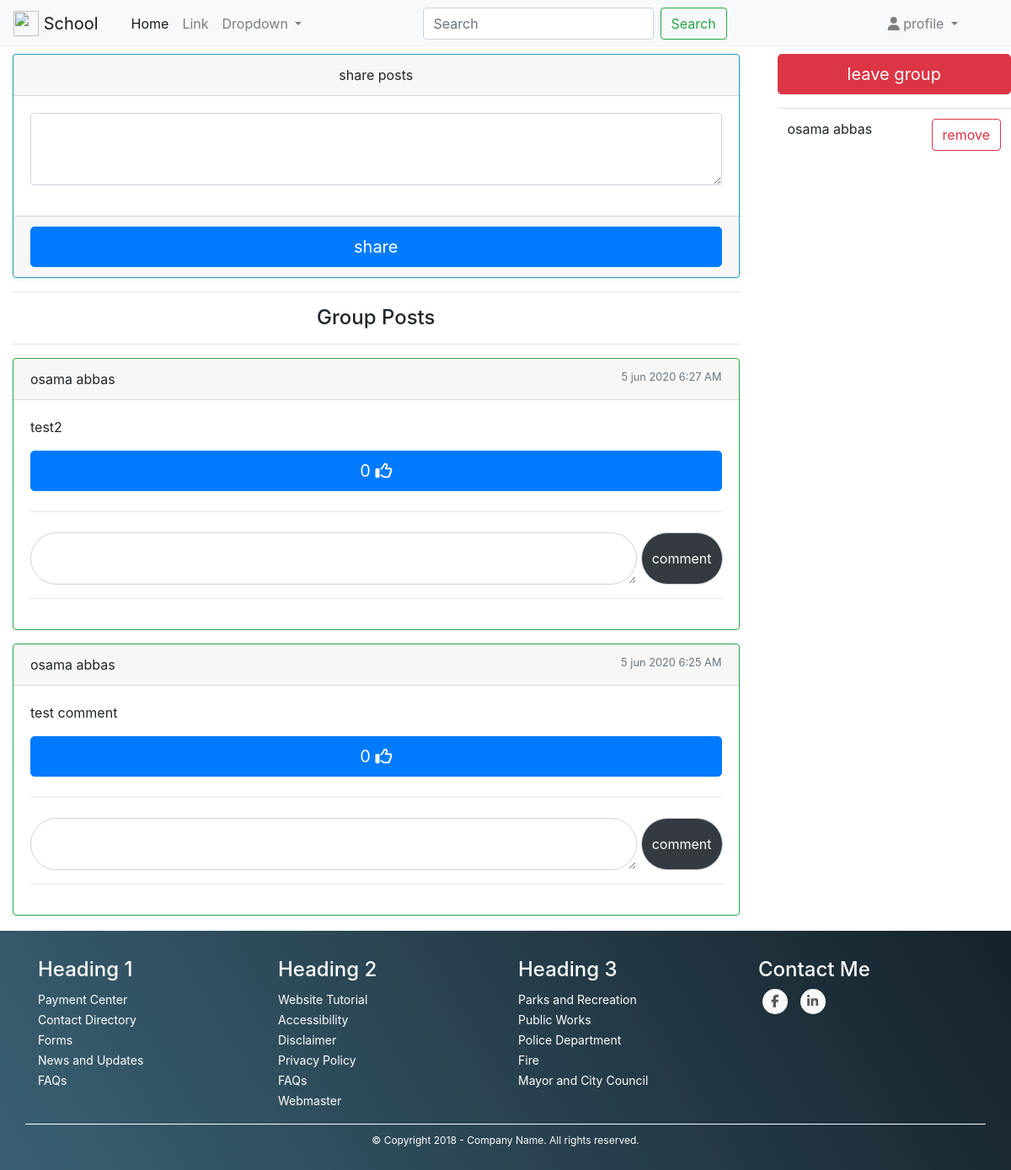
Screenshot of /group/details/otest5/ (signed in) with the database file from the repository.
### posts/models.py (models this page shows, shortened)
class Post(models.Model):
    user = models.ForeignKey(User, on_delete=models.CASCADE)
    group = models.ForeignKey(Group, on_delete=models.CASCADE)
    likes = models.ManyToManyField(User, related_name='likes', blank=True)
    content = models.TextField(verbose_name='post')
    created_at = models.DateTimeField(auto_now_add=True)

### groups/views.py (the view)
# urls.py: path('details/<slug>/', views.group_details, name='group_details'),
@login_required
def group_details(request, slug):
    group = get_object_or_404(Group, slug=slug)
    if request.user not in group.members.all():
        messages.warning(request, 'the group private for members only')
        return redirect('/')
    else:
        if request.method == 'POST':
            post_like = request.POST.get('post_like')
            post_dislike = request.POST.get('post_dislike')
            post_form = PostForm(request.POST)
            post_content = request.POST.get('content')
            comment_form = CommentForm(request.POST)
            try:
                post_id = request.POST.get('post_id')
                the_comment = request.POST.get('comment')
                the_post = Post.objects.get(id=post_id)
            except:
                pass
            if post_form.is_valid():
                post = post_form.save(commit=False)
                post.user = request.user
                post.group = group
                post.content = post_content
                post.save()
                return redirect('groups:group_details', group.slug)
            elif comment_form.is_valid():
                comment = comment_form.save(commit=False)
                comment.post = the_post
                comment.user = request.user
                comment.comment = the_comment
                comment.save()
            elif post_like:
                post = get_object_or_404(Post, id=post_like)
                post.likes.add(request.user)
            elif post_dislike:
                post = get_object_or_404(Post, id=post_dislike)
                post.likes.remove(request.user)
    posts = Post.objects.filter(group=group).order_by('-created_at')
    post_form = PostForm()
    template_name = 'groups/group_details.html'
    context = {
        'group': group,
        'post_form': post_form,
        'posts': posts
    }
    return render(request, template_name, context)

### posts/forms.py
class PostForm(forms.ModelForm):
    class Meta:
        model = Post
        fields = ('content',)

### groups/templates/groups/group_details.html (shortened to what this page needs)
{% extends 'base.html' %}
{% load bootstrap4 %}
{% block content %}
<div class="row">
      <div class="col-12 col-md-9">
        <div class="container mt-2">
            <form method='post'>
                <div class="card text-center shadow-sm p-3 mb-5 bg-white rounded border border-info">
                    <div class="card-header">
                        share posts
                    </div>
                    <div class="card-body">
                        <div class="form-group">
                        <textarea class="form-control" id="exampleFormControlTextarea1" name='content' rows="3"></textarea>
                        </div>
                    </div>
                    <div class="card-footer text-muted">
                        <button type="submit" class="btn btn-primary btn-lg btn-block" name="button"> share </button>
                    </div>
                </div>
            </form>
            <hr>
              <h4 class="text-center"> Group Posts </h4>
            <hr>
            {% for post in posts %}
                <div class="card border border-success mb-3">
                    <div class="card-header">
                        {{ post.user.first_name }} {{ post.user.last_name }} <small class="text-muted float-right">{{ post.created_at|date:"j b Y  g:i A" }}</small>
                    </div>
                    <div class="card-body">
                        <p class="card-text"> {{ post.content }}</p>
                        {% if request.user in post.likes.all %}
                            <form method='post'>
                                {% csrf_token %}
                                <input type="text" value="{{ post.id }}" name ='post_dislike' hidden>
                                <button type="submit" class="btn btn-danger btn-lg btn-block">{{ post.likes.count }}  <i class="fas fa-thumbs-down"></i></button>
                            </form>
                        {% else %}
                            <form method='post'>
                                <button type="submit" class="btn btn-primary btn-lg btn-block">{{ post.likes.count }}  <i class="far fa-thumbs-up"></i></button>
                            </form>
                        {% endif %}
                        <hr class="my-4">
                        <form method='post'>
                            <div class="input-group">
                                <textarea class="form-control rounded-pill" name="comment" aria-label="With textarea"></textarea> &nbsp;
                                <div class="input-group-prepend">
                                <button type="submit" class="input-group-text rounded-pill badge-dark" name="button"> comment</button>
                                </div>
                            </div>
                        </form>
                        <hr>
                    </div>
                </div>
            {% endfor %}
        </div>
      </div>
      <div class="col-12 col-md-3">
        <a href="{% url 'groups:leave_group' group.slug %}" class="btn btn-danger btn-lg btn-block mt-2">leave group</a>
        <table class="table table-hover mt-3">
          <tbody>
            {% for member in group.members.all %}
                <tr>
                <td colspan="2">{{ member.first_name }} {{ member.last_name }}</td>
                {% if request.user == group.auther %}
                    <td> <a href="{% url 'groups:remove_member' group.slug member.username %}" class="btn btn-outline-danger float-right"> remove</a></td>
                {% endif %}
                </tr>
            {% endfor %}
          </tbody>
        </table>
      </div>
    </div>
{% endblock content %}

### groups/templates/groups/group_details.html (style rules this page uses)
.p-3 { padding: 0rem!important; }
.mb-5, .my-5 { margin-bottom: 5px!important; }

### rows the page displays
Post: user.first_name "osama", user.last_name "abbas", created_at "5 jun 2020 6:27 AM", content "test2", likes.count "0"
Post: user.first_name "osama", user.last_name "abbas", created_at "5 jun 2020 6:25 AM", content "test comment", likes.count "0"

### other values shown
{{ member.first_name }} "osama"
{{ member.last_name }} "abbas"
